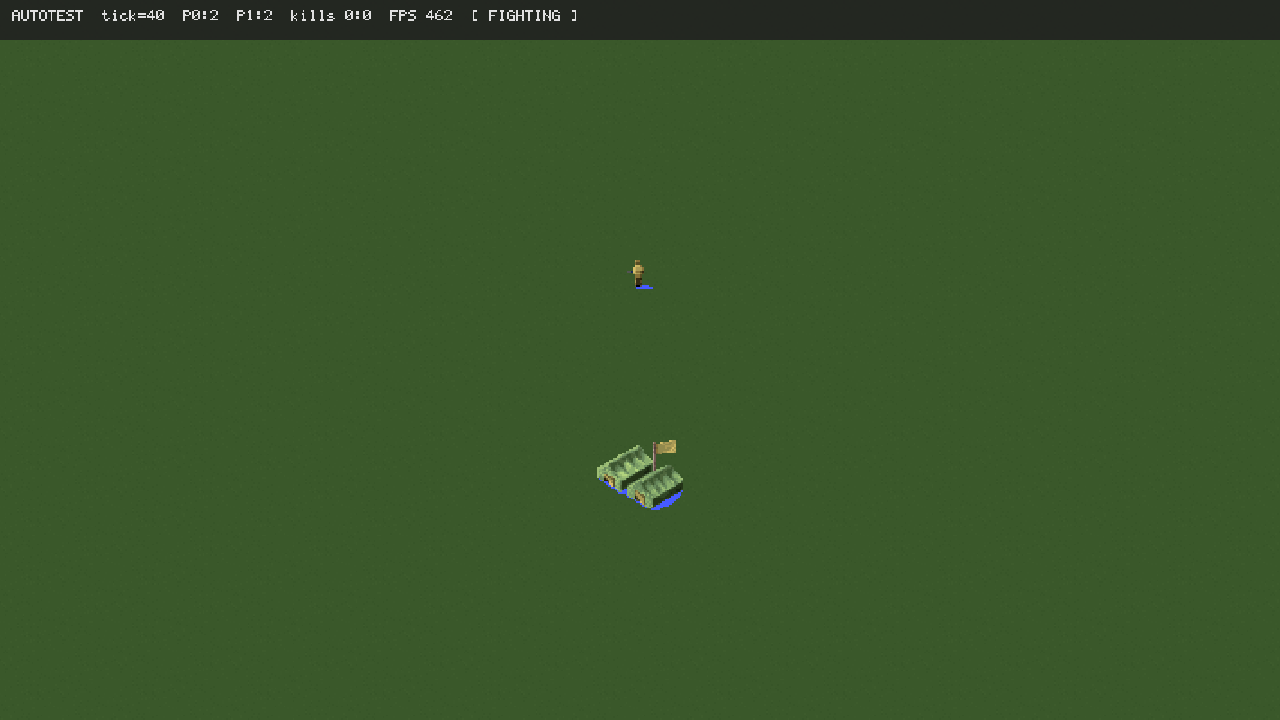
#> input picture atlas32_test.png, 1280 x 720 px
$ python tile_crop_test.py ../atlas32_test.png ../anim_300.png ../anim_300.png
#> lines starting #> are read from the running program, lines starting #| are printed output that depends on the picture
#!/usr/bin/env python3
"""Compare two ways of getting a 24x24 RA tile out of a generated 512x512 texture.

  A) downscale the whole image to 24x24        (box filter; detail collapses to noise)
  B) crop native-resolution 24x24 patches and tile those  (keeps the pixel detail)

Usage: tile_crop_test.py <in.png> <temperat.pal> <out_prefix>
"""
import sys
from PIL import Image

TILE = 24


def load_ra_palette(path):
    with open(path, "rb") as f:
        raw = f.read()
    return [(raw[i * 3] * 4, raw[i * 3 + 1] * 4, raw[i * 3 + 2] * 4) for i in range(256)]


def quantise(img, palette):
    cache = {}
    px = img.load()
    w, h = img.size
    for y in range(h):
        for x in range(w):
            c = px[x, y]
            if c in cache:
                px[x, y] = cache[c]
                continue
            best, bestd = palette[0], 1 << 30
            for p in palette:
                d = (c[0] - p[0]) ** 2 + (c[1] - p[1]) ** 2 + (c[2] - p[2]) ** 2
                if d < bestd:
                    bestd, best = d, p
            cache[c] = best
            px[x, y] = best
    return img


def main():
    if len(sys.argv) < 4:
        print(__doc__)
        return 1
    src, pal, out = sys.argv[1], sys.argv[2], sys.argv[3]
    palette = load_ra_palette(pal)
    img = Image.open(src).convert("RGB")
#> img is the input picture: PIL image 1280x720 RGB; mean R, G, B 57.2, 85.7, 42.1
    W, H = img.size
#> W = 1280; H = 720

    # A: whole-image downscale
    a = quantise(img.resize((TILE, TILE), Image.BOX), palette)
#> after the loop in quantise, `for y in range(h):`: cache = 23 items
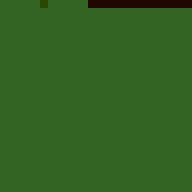
#> a: PIL image 24x24 RGB (shown 8 times larger); mean R, G, B 51.5, 97.9, 35.1
    a.resize((TILE * 12, TILE * 12), Image.NEAREST).save(out + "_A_downscale.png")

    # B: crop native patches from a grid, pick 4, tile them 4x4 each
    patches = []
    for gy in range(0, 4):
        for gx in range(0, 4):
            x0 = gx * (W // 4)
            y0 = gy * (H // 4)
            p = img.crop((x0, y0, x0 + TILE, y0 + TILE))
            patches.append(quantise(p, palette))
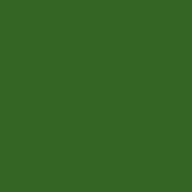
#> p: PIL image 24x24 RGB (shown 8 times larger); mean R, G, B 52, 100, 36
#> after the loop, patches = 16 items

    sheet = Image.new("RGB", (TILE * 4, TILE * 4 * len(patches[:4])))
#> sheet: PIL image 96x384 RGB; every value is 0
    for i, p in enumerate(patches[:4]):
        for ty in range(4):
            for tx in range(4):
                sheet.paste(p, (tx * TILE, i * TILE * 4 + ty * TILE))
#> this loop made 4 passes
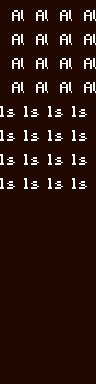
#> sheet: PIL image 96x384 RGB; mean R, G, B 44.4, 21.7, 14.2
    sheet.resize((sheet.width * 4, sheet.height * 4), Image.NEAREST).save(out + "_B_crop.png")
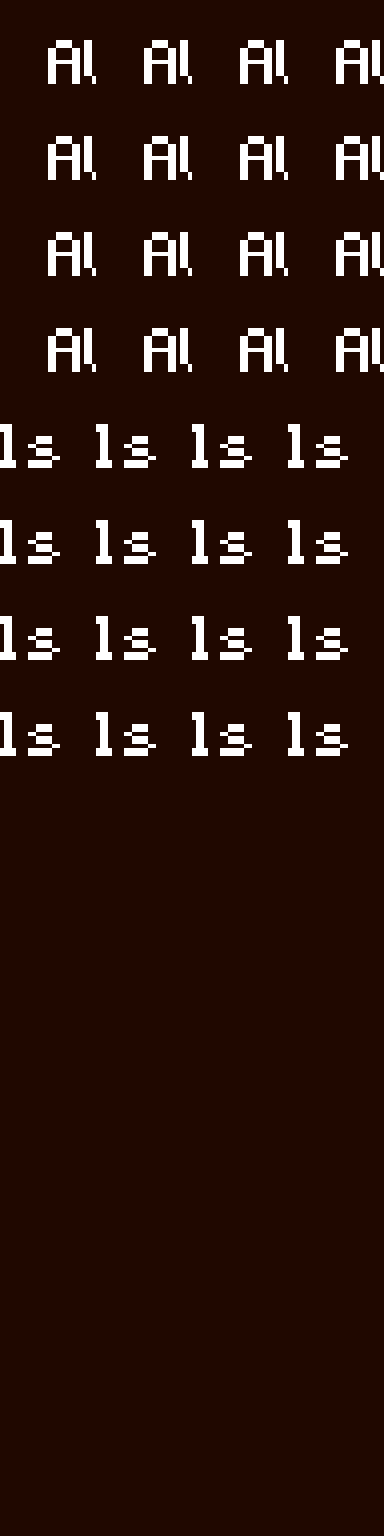
#> saved as anim_300.png_B_crop.png: PIL image 384x1536 RGB; mean R, G, B 44.4, 21.7, 14.2

    # colour-count report
    print(f"A downscale: {len(set(a.getcolors(maxcolors=1 << 24) or []))} unique colours")
#| A downscale: 3 unique colours
    for i, p in enumerate(patches[:4]):
        print(f"B patch{i}: {len(set(p.getcolors(maxcolors=1 << 24) or []))} unique colours")
    print("wrote", out + "_A_downscale.png", "and", out + "_B_crop.png")
    return 0


if __name__ == "__main__":
    sys.exit(main())
#> (the program exits here)
